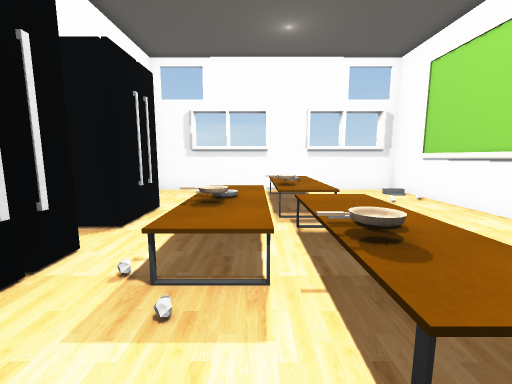
View 1 (above)

12 first-person views from a walk through a scene from a Unity 3-D project. The camera is 1.5 m above the floor, tilts 8° down and sees 90° across. The floor is counted in squares, 1 m on a side. Each view is taken from the middle of a square. On the plan, view 1 faces up. The plan holds only what a view shows up to about 13 squares ahead; the rest is blank. The player is left out. Door leaves are left out, so doorways stand open. Some surface patterns are stand-ins.

View 2
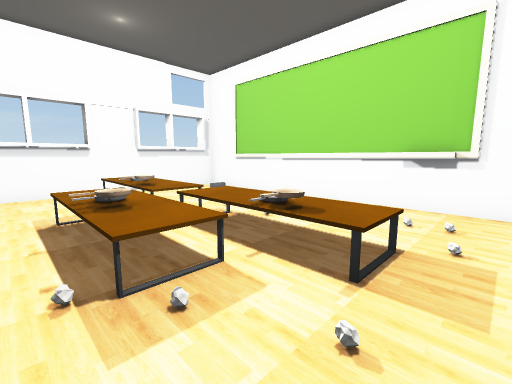

View 3
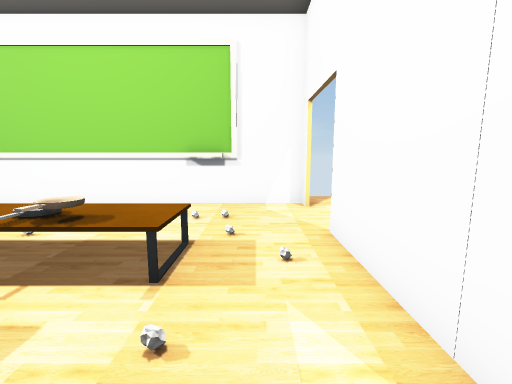

View 4
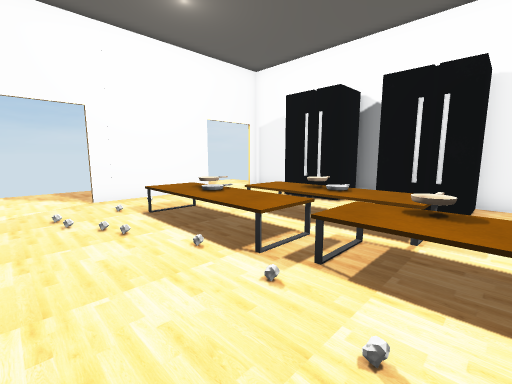

View 5
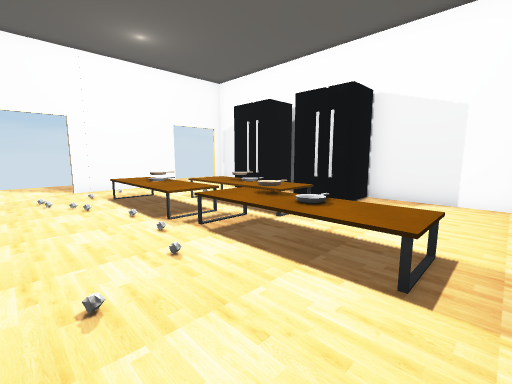

View 6
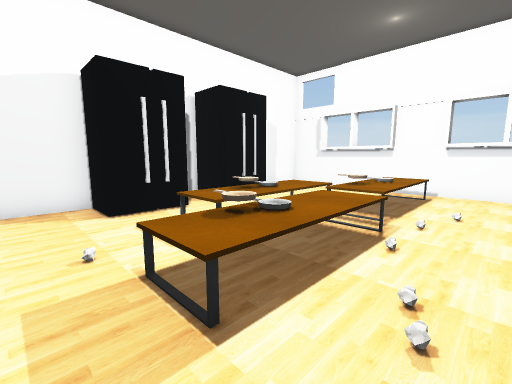

View 7
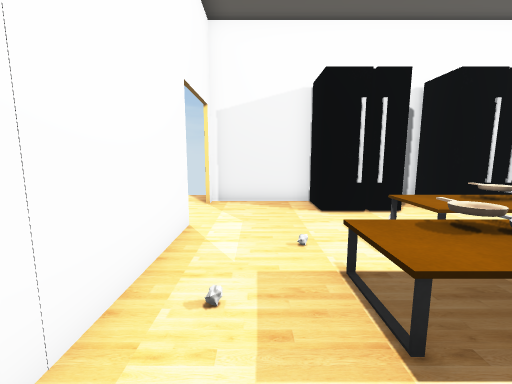

View 8
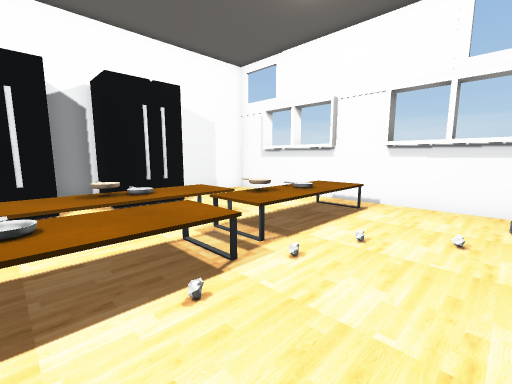

View 9
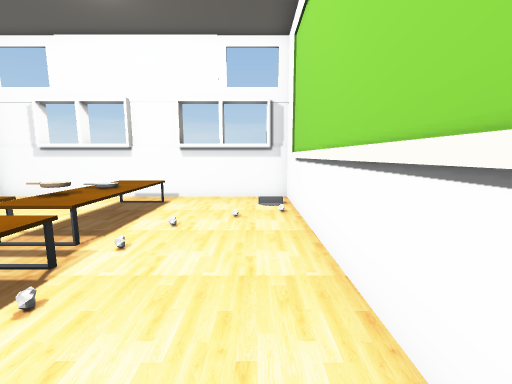

View 10
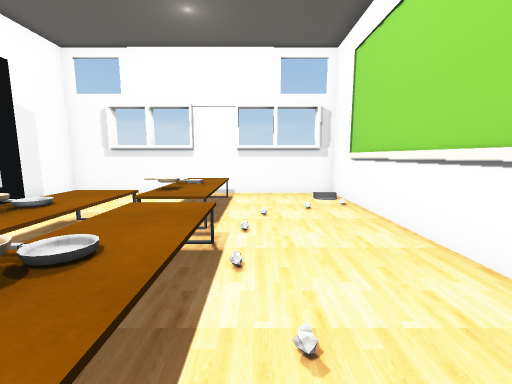

View 11
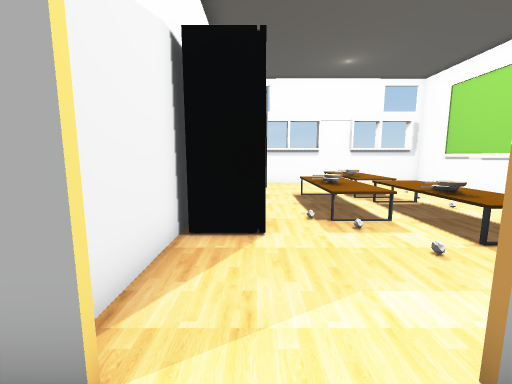

View 12
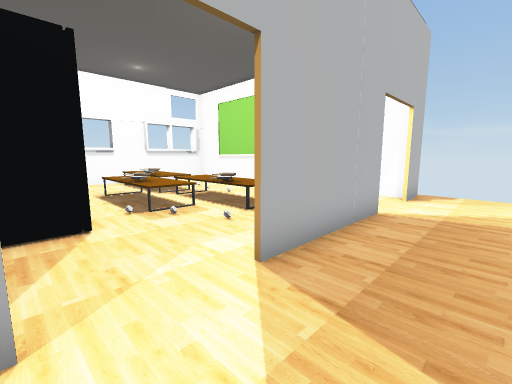

### Floor plan
Points are (right, up) in squares from view 1. A wall is a line through its corners. A room is listed if a view was taken in it or the views show most of it. See-through windows are left out.
Room 1 (views 1, 2, 3, 4, 5, 6, 7, 8, 9, 10)
walls: (-4.5, 5.4) (-4.5, -1.5); (5.8, 1) (5.8, 2.2); (-1.6, -1.5) (3, -1.5); (6.2, -1.5) (6.2, 11.4) (-4.5, 11.4) (-4.5, 7.2)
ways out: open door at (-3, -1.5) to room 2; open door at (4, -1.5) to room 2
objects: other object (-4, 2) to (-3, 7); other object (-1, 3) to (0, 7); other object (1, 1) to (2, 5); other object (1, 6) to (2, 10); other object (5, 10)
Room 2 (views 11, 12)
walls: (3, -1.6) (-1.5, -1.6); (-4, -1.6) (-4.6, -1.6); (6.9, -1.6) (5.5, -1.6)
ways out: open door at (-3, -1.5) to room 1; open door at (4, -1.5) to room 1

Where each view was taken, in squares from view 1:
view 1: 0 up, 0 right, facing up
view 2: 0 up, 2 left, facing up-right
view 3: 0 up, 2 left, facing right
view 4: 8 up, 5 right, facing down-left
view 5: 11 up, 5 right, facing down-left
view 6: 0 up, 4 right, facing up-left
view 7: 0 up, 4 right, facing left
view 8: 3 up, 5 right, facing up-left
view 9: 2 up, 5 right, facing up
view 10: 1 up, 3 right, facing up
view 11: 3 down, 3 left, facing up
view 12: 4 down, 4 left, facing up-right
